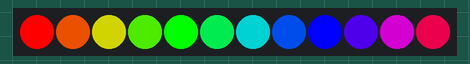
The sketch below on a simulated Arduino Uno, built with avr-gcc and run on an emulated ATmega328P. On the bench: 12 RGB LEDs in strip order, left to right. The strip is taken to match the declared colour order.

Above: at 0.01 s.
At 0.46 s:
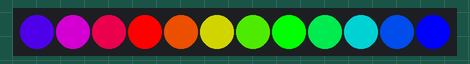
At 0.92 s:
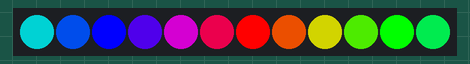

Measured:
- by itself, everything shown: repeats every 0.61 s, in 12 steps

The sketch:

neopixel_12_rainbow.ino
```cpp
#include <Adafruit_NeoPixel.h>

#define HEARTBEAT_PIN 0
#define NEO_PIN 1
#define NUMPIXELS 12

Adafruit_NeoPixel pixels(NUMPIXELS, NEO_PIN, NEO_RGB + NEO_KHZ800);
#define DELAYVAL 50
#define SLEEPVAL 1000

static const uint32_t colors[NUMPIXELS] = {
  pixels.Color(255, 0, 0),
  pixels.Color(191, 64, 0),
  pixels.Color(127, 128, 0),
  pixels.Color(63, 192, 0),
  pixels.Color(0, 255, 0),
  pixels.Color(0, 191, 64),
  pixels.Color(0, 127, 128),
  pixels.Color(0, 63, 192),
  pixels.Color(0, 0, 255),
  pixels.Color(64, 0, 191),
  pixels.Color(128, 0, 127),
  pixels.Color(192, 0, 63)
};

void setup() {
  pixels.begin();
}

void loop() {
  for (int color_offset = 0; color_offset < NUMPIXELS; color_offset++) {
    for (int pixel = 0; pixel < NUMPIXELS; pixel++) {
      pixels.setPixelColor(pixel, colors[(color_offset + pixel) % NUMPIXELS]);
    }
    pixels.show();
    delay(DELAYVAL);
  }
}
```
